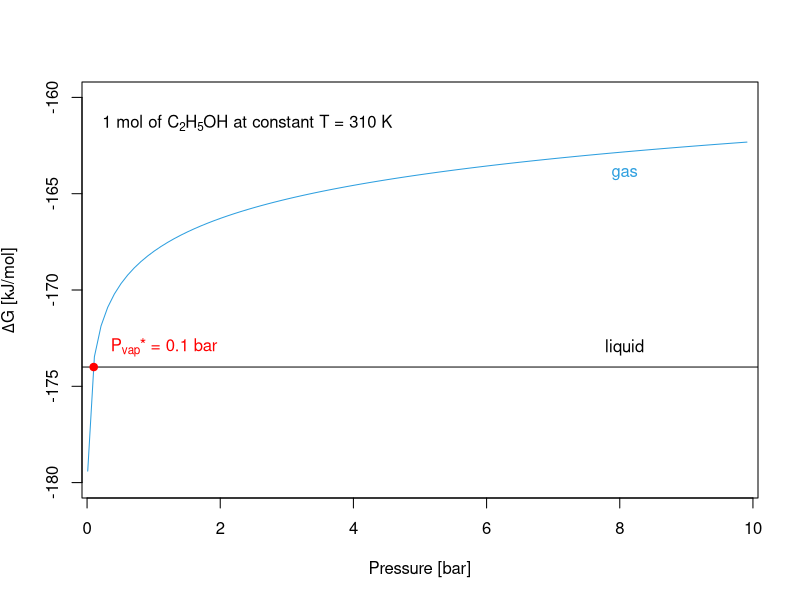
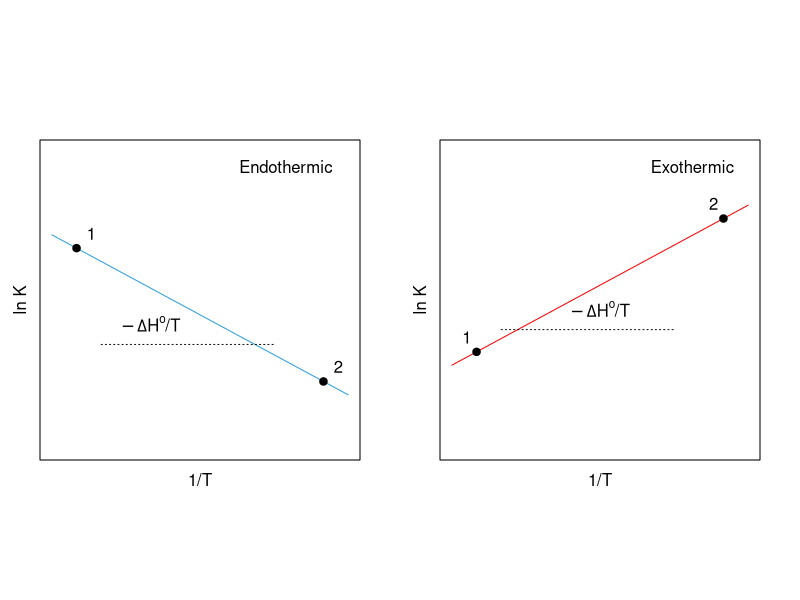

Write the R code that produced these figures, in order.
## ---- chunk 1
x <- seq(0.01,10,0.1)
i <- 0.2
f <- 1
p1 <- 0.5
plot(x, -168+8.31*10^(-3)*298*log(x),
     xlim=c(0.3, 9.7),
     ylim=c(-180, -160),
     type="l",
     ylab = expression(paste(Delta, "G [kJ/mol]")), xlab = "Pressure [bar]", col = "#2E9FDF")
arrows(-10,-174, 20, -174 , length=0, angle=90, code=3)
text(8.07,-164, "gas", col = "#2E9FDF")
text(8.07,-173, "liquid", col="black")
points(0.1,-174, col="red", pch=19)
text(1.16,-173, expression(paste('P'[vap], "* = 0.1 bar")), col = "red")
legend("topleft", inset=.05, expression(paste("1 mol of ",C[2],H[5],OH, " at constant T = 310 K")),box.col = "white", bg = "white", adj=0.15)
## ---- chunk 2
x <- seq(0.2,0.8,0.01)
i <- 0.2
f <- 1
p1 <- 0.5
old.par <- par(mfrow=c(1, 2))
par(pty="s")
par(mar=c(0,2,0,2))
plot(x, 90-90*x,
     xlim=c(0.2, 0.8),
     ylim=c(0, 100),
     type="l",
     xaxt='n',
     yaxt='n',
     mgp=c(0.5,0.5,0),
     ylab = "ln K", xlab = "1/T", col = "#2E9FDF")
arrows(0.3 , 35, 0.65, 35 , length=0, angle=90, code=3, lty="dotted")
points(0.25,90-90*0.25, col="black", pch=19)
points(0.75,90-90*0.75, col="black", pch=19)
text(0.28,90-90*0.25+5, "1", col="black")
text(0.78,90-90*0.75+5, "2", col="black")
text(0.4,42, expression(paste(-Delta, H^o,"/T")), col = "black")
legend("topright", inset=.02, "Endothermic",, bg = "white", adj=0.15, box.col = "white")

par(mar=c(0,2,0,2))
plot(x, 10+90*x,
     xlim=c(0.2, 0.8),
     ylim=c(0, 100),
     type="l",
     xaxt='n',
     yaxt='n',
     mgp=c(0.5,0.5,0),
     ylab = "ln K", xlab = "1/T", col = "red")
arrows(0.3 , 40, 0.65, 40 , length=0, angle=90, code=3, lty="dotted")
points(0.25,10+90*0.25, col="black", pch=19)
points(0.75,10+90*0.75, col="black", pch=19)
text(0.23,10+90*0.25+5, "1", col="black")
text(0.73,10+90*0.75+5, "2", col="black")
text(0.5,47, expression(paste(-Delta, H^o,"/T")), col = "black")
legend("topright", inset=.02, "Exothermic",, bg = "white", adj=0.15, box.col = "white")
par(old.par)
